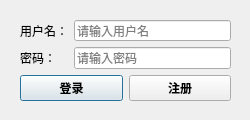
<?xml version="1.0" encoding="UTF-8"?>
<ui version="4.0">
 <class>Signin</class>
 <widget class="QDialog" name="Signin">
  <property name="geometry">
   <rect>
    <x>0</x>
    <y>0</y>
    <width>250</width>
    <height>120</height>
   </rect>
  </property>
  <property name="minimumSize">
   <size>
    <width>250</width>
    <height>120</height>
   </size>
  </property>
  <property name="maximumSize">
   <size>
    <width>250</width>
    <height>120</height>
   </size>
  </property>
  <property name="windowTitle">
   <string>Dialog</string>
  </property>
  <widget class="QWidget" name="layoutWidget">
   <property name="geometry">
    <rect>
     <x>20</x>
     <y>20</y>
     <width>211</width>
     <height>81</height>
    </rect>
   </property>
   <layout class="QVBoxLayout" name="verticalLayout">
    <item>
     <layout class="QFormLayout" name="formLayout">
      <item row="0" column="0">
       <widget class="QLabel" name="labelUsername">
        <property name="text">
         <string>用户名：</string>
        </property>
       </widget>
      </item>
      <item row="0" column="1">
       <widget class="QLineEdit" name="TextUsername">
        <property name="placeholderText">
         <string>请输入用户名</string>
        </property>
       </widget>
      </item>
      <item row="1" column="0">
       <widget class="QLabel" name="labelPassword">
        <property name="text">
         <string>密码：</string>
        </property>
       </widget>
      </item>
      <item row="1" column="1">
       <widget class="QLineEdit" name="TextPassword">
        <property name="echoMode">
         <enum>QLineEdit::Password</enum>
        </property>
        <property name="placeholderText">
         <string>请输入密码</string>
        </property>
       </widget>
      </item>
     </layout>
    </item>
    <item>
     <layout class="QHBoxLayout" name="horizontalLayout">
      <item>
       <widget class="QPushButton" name="SigninButton">
        <property name="font">
         <font>
          <weight>75</weight>
          <bold>true</bold>
         </font>
        </property>
        <property name="text">
         <string>登录</string>
        </property>
       </widget>
      </item>
      <item>
       <widget class="QPushButton" name="RegisterButton">
        <property name="font">
         <font>
          <weight>75</weight>
          <bold>true</bold>
         </font>
        </property>
        <property name="text">
         <string>注册</string>
        </property>
       </widget>
      </item>
     </layout>
    </item>
   </layout>
  </widget>
 </widget>
 <resources/>
 <connections/>
</ui>
